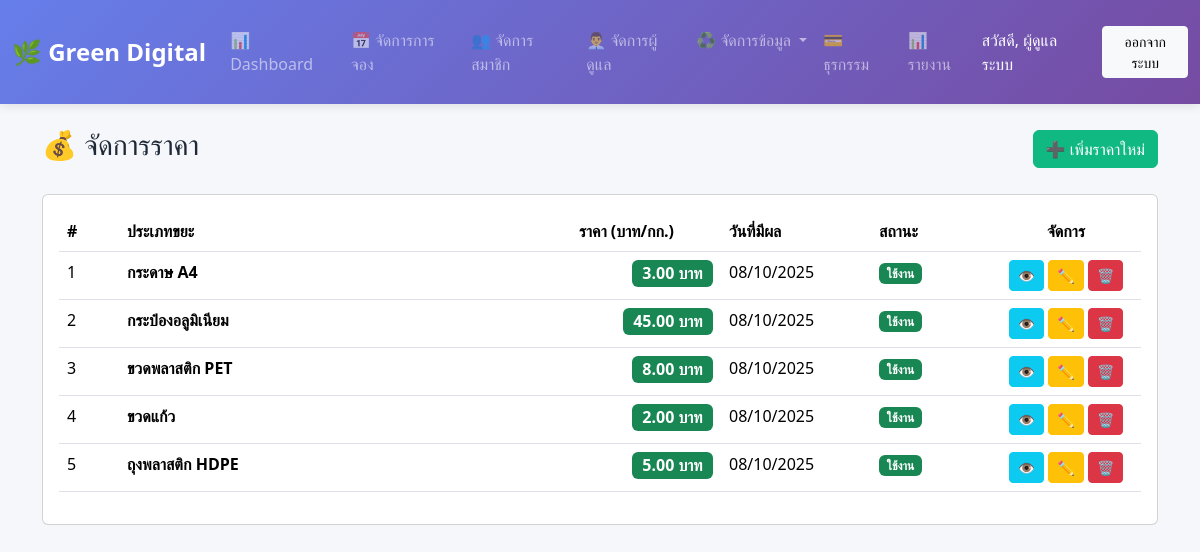
The page /admin/prices.php (signed in) on the database its author committed.
### tables this page shows
CREATE TABLE prices (
    price_id INT AUTO_INCREMENT PRIMARY KEY,
    type_id INT NOT NULL,
    price_per_kg DECIMAL(10,2) NOT NULL,
    effective_date DATE NOT NULL,
    is_current BOOLEAN DEFAULT TRUE,
    updated_by INT,
    created_at DATETIME DEFAULT CURRENT_TIMESTAMP,
    FOREIGN KEY (type_id) REFERENCES recycle_types(type_id) ON DELETE CASCADE,
    FOREIGN KEY (updated_by) REFERENCES admins(admin_id) ON DELETE SET NULL,
    INDEX idx_type_id (type_id),
    INDEX idx_is_current (is_current),
    INDEX idx_effective_date (effective_date)
);

CREATE TABLE recycle_types (
    type_id INT AUTO_INCREMENT PRIMARY KEY,
    type_name VARCHAR(100) NOT NULL,
    category VARCHAR(50) NOT NULL COMMENT 'plastic, paper, metal, glass',
    description TEXT,
    image_url VARCHAR(255),
    co2_reduction DECIMAL(5,2) DEFAULT 0.00 COMMENT 'CO2 ที่ลดได้ต่อ 1 kg',
    status ENUM('active', 'inactive') DEFAULT 'active',
    created_at DATETIME DEFAULT CURRENT_TIMESTAMP,
    INDEX idx_category (category),
    INDEX idx_status (status)
);

### admin/prices.php (the view, shortened to what this page needs)
<?php
require_once '../config.php';
$sql = "SELECT p.*, rt.type_name
        FROM prices p
        LEFT JOIN recycle_types rt ON p.type_id = rt.type_id
        ORDER BY rt.type_name ASC, p.effective_date DESC";
$result = mysqli_query($conn, $sql);
?>
<!DOCTYPE html>
<html lang="th">
<head>
    <link rel="stylesheet" href="../css/bootstrap.min.css">
    <link rel="stylesheet" href="../css/style.css">
</head>
<body>
    <?php include 'navbar.php'; ?>
    <div class="container mt-4">
        <div class="d-flex justify-content-between align-items-center mb-4">
            <h3>💰 จัดการราคา</h3>
            <button class="btn btn-primary" data-bs-toggle="modal" data-bs-target="#addPriceModal">
                ➕ เพิ่มราคาใหม่
            </button>
        </div>
        <div class="card">
            <div class="card-body">
                <div class="table-responsive">
                    <table class="table table-hover">
                        <thead>
                            <tr>
                                <th width="60">#</th>
                                <th>ประเภทขยะ</th>
                                <th width="150">ราคา (บาท/กก.)</th>
                                <th width="150">วันที่มีผล</th>
                                <th width="120">สถานะ</th>
                                <th width="150" class="text-center">จัดการ</th>
                            </tr>
                        </thead>
                        <tbody>
                            <?php if(mysqli_num_rows($result) > 0): ?>
                                <?php $i = 1; while($price = mysqli_fetch_assoc($result)): ?>
                                    <tr>
                                        <td><?php echo $i++; ?></td>
                                        <td><strong><?php echo $price['type_name']; ?></strong></td>
                                        <td class="text-end">
                                            <span class="badge bg-success" style="font-size: 1rem;">
                                                <?php echo number_format($price['price_per_kg'], 2); ?> บาท
                                            </span>
                                        </td>
                                        <td><?php echo date('d/m/Y', strtotime($price['effective_date'])); ?></td>
                                        <td>
                                            <?php if($price['is_current'] == 1): ?>
                                                <span class="badge bg-success">ใช้งาน</span>
                                            <?php else: ?>
                                                <span class="badge bg-secondary">ไม่ใช้งาน</span>
                                            <?php endif; ?>
                                        </td>
                                        <td class="text-center">
                                            <button class="btn btn-info btn-sm" data-bs-toggle="modal" data-bs-target="#viewModal<?php echo $price['price_id']; ?>">👁️</button>
                                            <button class="btn btn-warning btn-sm" data-bs-toggle="modal" data-bs-target="#editModal<?php echo $price['price_id']; ?>">✏️</button>
                                            <button class="btn btn-danger btn-sm" onclick="deletePrice(<?php echo $price['price_id']; ?>)">🗑️</button>
                                        </td>
                                    </tr>
                                <?php endwhile; ?>
                            <?php else: ?>
                                <tr>
                                    <td colspan="6" class="text-center text-muted">ยังไม่มีข้อมูลราคา</td>
                                </tr>
                            <?php endif; ?>
                        </tbody>
                    </table>
                </div>
            </div>
        </div>
    </div>
</body>
</html>

### admin/navbar.php (shortened to what this page needs)
<nav class="navbar navbar-expand-lg navbar-dark dashboard-header sticky-top">
    <div class="container-fluid">
        <a class="navbar-brand" href="dashboard.php">🌿 Green Digital</a>
        <div class="collapse navbar-collapse" id="navbarNav">
            <ul class="navbar-nav me-auto">
                <li class="nav-item">
                    <a class="nav-link" href="dashboard.php">📊 Dashboard</a>
                </li>
                <li class="nav-item">
                    <a class="nav-link" href="bookings.php">📅 จัดการการจอง</a>
                </li>
                <li class="nav-item">
                    <a class="nav-link" href="users.php">👥 จัดการสมาชิก</a>
                </li>
                <?php if ($_SESSION['role'] === 'admin'): ?>
                <li class="nav-item">
                    <a class="nav-link" href="admins.php">👨‍💼 จัดการผู้ดูแล</a>
                </li>
                <?php endif; ?>
                <li class="nav-item dropdown">
                    <a class="nav-link dropdown-toggle" href="#" id="navbarDropdown" role="button" data-bs-toggle="dropdown">
                        ♻️ จัดการข้อมูล
                    </a>
                </li>
                <li class="nav-item">
                    <a class="nav-link" href="transactions.php">💳 ธุรกรรม</a>
                </li>
                <li class="nav-item">
                    <a class="nav-link" href="reports.php">📊 รายงาน</a>
                </li>
            </ul>
            <div class="d-flex align-items-center">
                <span class="text-white me-3">สวัสดี, <?php echo $_SESSION['full_name']; ?></span>
                <a href="logout.php" class="btn btn-light btn-sm">ออกจากระบบ</a>
            </div>
        </div>
    </div>
</nav>

### css/style.css (style rules this page uses)
:root { --primary-color: #10b981; --primary-dark: #059669; --secondary-color: #667eea; --secondary-dark: #764ba2; --danger-color: #ef4444; --warning-color: #f59e0b; --info-color: #06b6d4; --light-bg: #f5f7fa; --text-dark: #1f2937; --text-gray: #6b7280; }
body { font-family: 'Sarabun', 'Segoe UI', Tahoma, Geneva, Verdana, sans-serif; background-color: var(--light-bg); color: var(--text-dark); }
.btn-primary { background-color: var(--primary-color); border-color: var(--primary-color); }
.dashboard-header { background: linear-gradient(135deg, #667eea 0%, #764ba2 100%); color: white; padding: 20px 0; box-shadow: 0 2px 10px rgba(0, 0, 0, 0.1); }
.dashboard-header .navbar-brand { font-size: 1.5rem; font-weight: bold; color: white; }

### rows shown on the page
prices: type.type_name "กระดาษ A4", price_per_kg "3.00", effective_date "08/10/2025", is_current "ใช้งาน"
prices: type.type_name "กระป๋องอลูมิเนียม", price_per_kg "45.00", effective_date "08/10/2025", is_current "ใช้งาน"
prices: type.type_name "ขวดพลาสติก PET", price_per_kg "8.00", effective_date "08/10/2025", is_current "ใช้งาน"
prices: type.type_name "ขวดแก้ว", price_per_kg "2.00", effective_date "08/10/2025", is_current "ใช้งาน"
prices: type.type_name "ถุงพลาสติก HDPE", price_per_kg "5.00", effective_date "08/10/2025", is_current "ใช้งาน"

### other values the page prints
$_SESSION['full_name'] "ผู้ดูแลระบบ"
